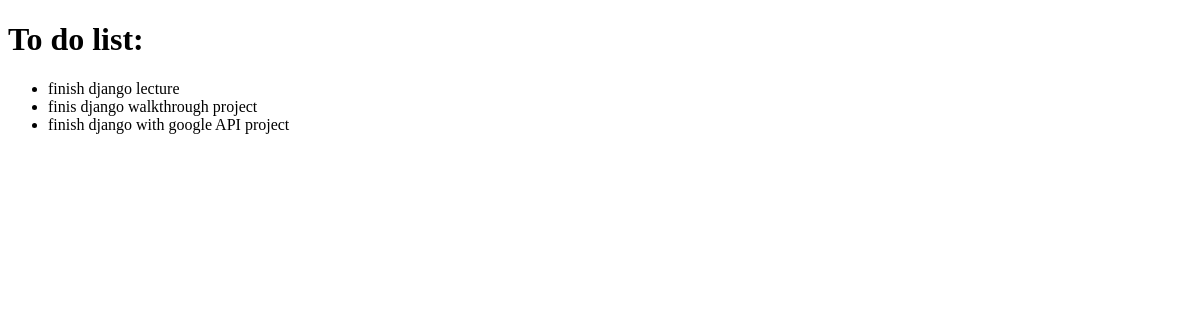
Before: / with the older database file.
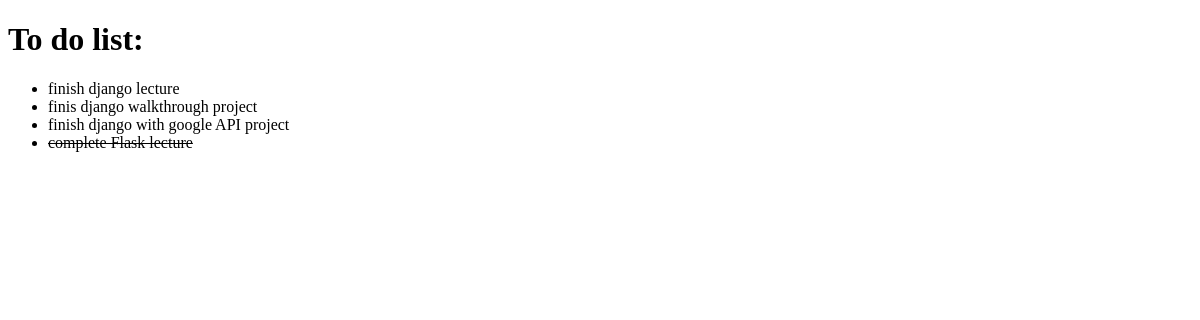
After: the same page with the newer database file.
### todo/models.py (models this page shows, shortened)
class Item(models.Model):
    name = models.CharField(max_length=50, null=False, blank=False)
    done = models.BooleanField(null=False, blank=False, default=False)

### todo/views.py (the view)
# urls.py: path('', get_todo_list, name='get_todo_list')
def get_todo_list(request):
    items = Item.objects.all()
    context = {
        'items': items
    }
    return render(request, 'todo/todo_list.html', context)

### todo/templates/todo/todo_list.html (shortened to what this page needs)
<!DOCTYPE html>
<html lang="en">
<head>
</head>
<body>
    <h1>To do list:</h1>
    <ul>
        {% for item in items %}
            {% if item.done %}
                <li><strike>{{item.name}}</strike> </li>
            {% else %}
                <li>{{item.name}}</li>
            {% endif %}
        {% endfor %}
    </ul>
</body>
</html>

Changed rows visible on the page:
added Item: name "complete Flask lecture"
